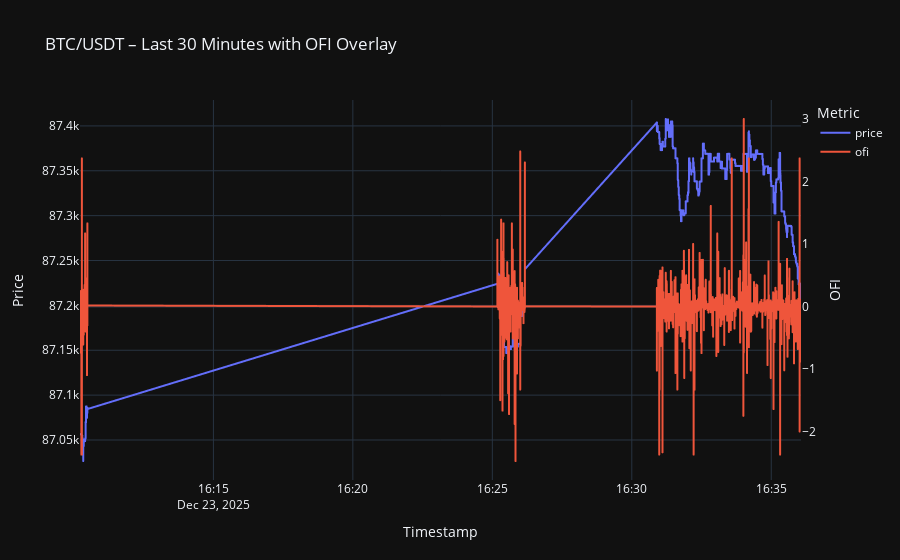

The notebook cell saved with this chart:
### Code cell
import pandas as pd
import plotly.express as px
from chdb import session as chs
from datetime import datetime, timedelta
import json

sess = chs.Session("/Users/davidefloriello/genai/chdb_data")

query = """
SELECT ts, price, ofi
FROM market_ticks
WHERE ts >= now() - INTERVAL 30 MINUTE
ORDER BY ts
"""
result = sess.query(query, "JSONEachRow")

raw = str(result)

rows = [json.loads(line) for line in raw.splitlines() if line.strip()]

df = pd.DataFrame(rows)
df["ts"] = pd.to_datetime(df["ts"])

fig = px.line(
    df,
    x="ts",
    y=["price", "ofi"],
    labels={"value": "Value", "ts": "Timestamp"},
    title="BTC/USDT – Last 30 Minutes with OFI Overlay",
)


fig.data[1].update(yaxis="y2")

fig.update_layout(
    template="plotly_dark",
    legend_title_text="Metric",
    yaxis=dict(
        title="Price",
        side="left"
    ),
    yaxis2=dict(
        title="OFI",
        overlaying="y",
        side="right",
        showgrid=False
    ),
)

### Figure 1 — Plotly figure (JSON) as saved in the notebook; plotly's stock layout.template omitted (floating-point values rounded to 4 significant figures; data arrays with more than 128 entries replaced by an {"elided": "..."} marker saying what was removed)
{"data": [{"hovertemplate": "variable=price<br>Timestamp=%{x}<br>Value=%{y}<extra></extra>", "legendgroup": "price", "line": {"color": "#636efa", "dash": "solid"}, "marker": {"symbol": "circle"}, "mode": "lines", "name": "price", "showlegend": true, "type": "scattergl", "x": {"elided": "23000 str values"}, "xaxis": "x", "y": {"elided": "23000 float values"}, "yaxis": "y"}, {"hovertemplate": "variable=ofi<br>Timestamp=%{x}<br>Value=%{y}<extra></extra>", "legendgroup": "ofi", "line": {"color": "#EF553B", "dash": "solid"}, "marker": {"symbol": "circle"}, "mode": "lines", "name": "ofi", "showlegend": true, "type": "scattergl", "x": {"elided": "23000 str values"}, "xaxis": "x", "y": {"elided": "23000 float values"}, "yaxis": "y2"}], "layout": {"legend": {"title": {"text": "Metric"}, "tracegroupgap": 0}, "title": {"text": "BTC/USDT – Last 30 Minutes with OFI Overlay"}, "xaxis": {"anchor": "y", "domain": [0, 1], "title": {"text": "Timestamp"}}, "yaxis": {"anchor": "x", "domain": [0, 1], "side": "left", "title": {"text": "Price"}}, "yaxis2": {"overlaying": "y", "showgrid": false, "side": "right", "title": {"text": "OFI"}}}}
